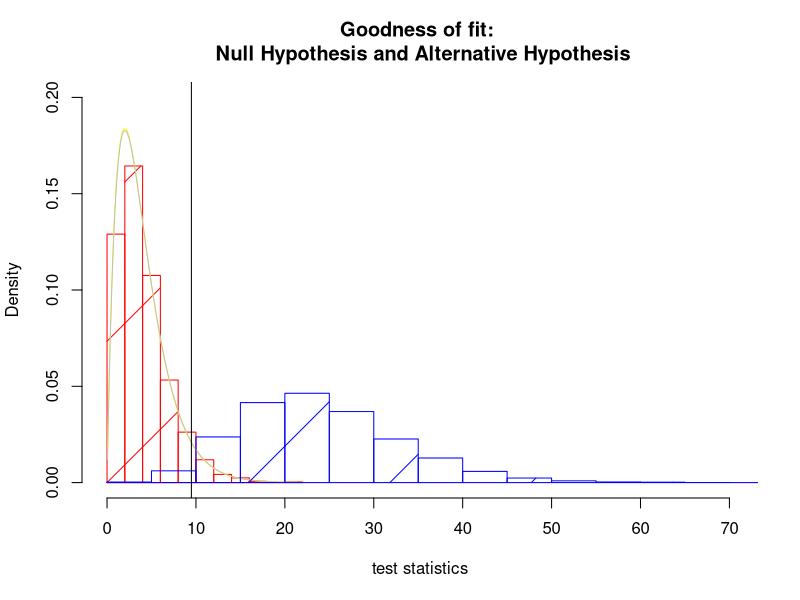

Reproduce this figure in R.
## Testing of one categorical variable
Groups <- 5    # Number of groups
Total <- 200  # Number of total observations
Exp_p <- rep(1/Groups, Groups) # Probability of expected value
Real_p <- c(.3,.2,.2,.2,.1) # Probability of real data
DF <- Groups -1 # Degree of freedom for this test
alpha <- .95 # criterion
## Making of Sampling Distribution
i = 10000                                        #
chi0 <- NULL                                      #
chi1 <- NULL                                      #
while(i > 0){                                    #
  ## Sampling
  Obs0 <- table(sample(1:Groups,size = Total, prob = Exp_p, replace = TRUE) ) # simulated observations of H0
  Obs1 <- table(sample(1:Groups,size = Total, prob = Real_p, replace = TRUE) ) # simulated observations of H1
  ## the simulated chi-squares 
  chi0 <- c(chi0,                                  #
           sum(                                  #
             (Obs0 - Exp_p*Total)^2/(Exp_p*Total) #
           ))                                    #
  chi1 <- c(chi1,                                  #
            sum(                                  #
              (Obs1 - Exp_p*Total)^2/(Exp_p*Total) #
            ))                                    #
  i = i-1                               #
} #
## Draw the plots of sampling distribution and theoretical distribution
lamda = mean(chi0) - DF # ncp value
hist(chi0,xlab="test statistics", density = TRUE, freq = FALSE, main="Goodness of fit: \n Null Hypothesis and Alternative Hypothesis",xlim=c(0,max(chi1)), ylim=c(0,0.2), col="red")   #
lines(dchisq(seq(min(chi0),max(chi0),by=1/1000),df=DF) ~ seq(min(chi0),max(chi0),by=1/1000), col="yellow" ) #
lines(dchisq(seq(min(chi0),max(chi0),by=1/1000),df=DF,ncp = lamda) ~ seq(min(chi0),max(chi0),by=1/1000), col="grey") #
hist(chi1, col = "blue", density = TRUE, freq = FALSE, add=TRUE)      #
abline(v=qchisq(alpha,df=DF),col="black") #
## Approch the p value of a statistic value
#Title <- paste0("Simulated sampling distribution of goodness of fit \n Number of total observations is ", Total, ", Degree of Freedom is ",DF) #
#test <- 1.75                                 #
#mean(chi > test)                             #
## Estimation of Type 1 Error
paste0("By chisq distribution, if alpha is ", (1-alpha),", Type 1 error is ",mean(chi0 > qchisq(alpha, df=DF)))  #
## Estimation of Type 2 Error
paste0("By chisq distribution, if alpha is ", (1-alpha),", Type 2 error is ",mean(chi1 < qchisq(alpha, df=DF)))  #
## Modified from https://mgimond.github.io/Stats-in-R/ChiSquare_test.html